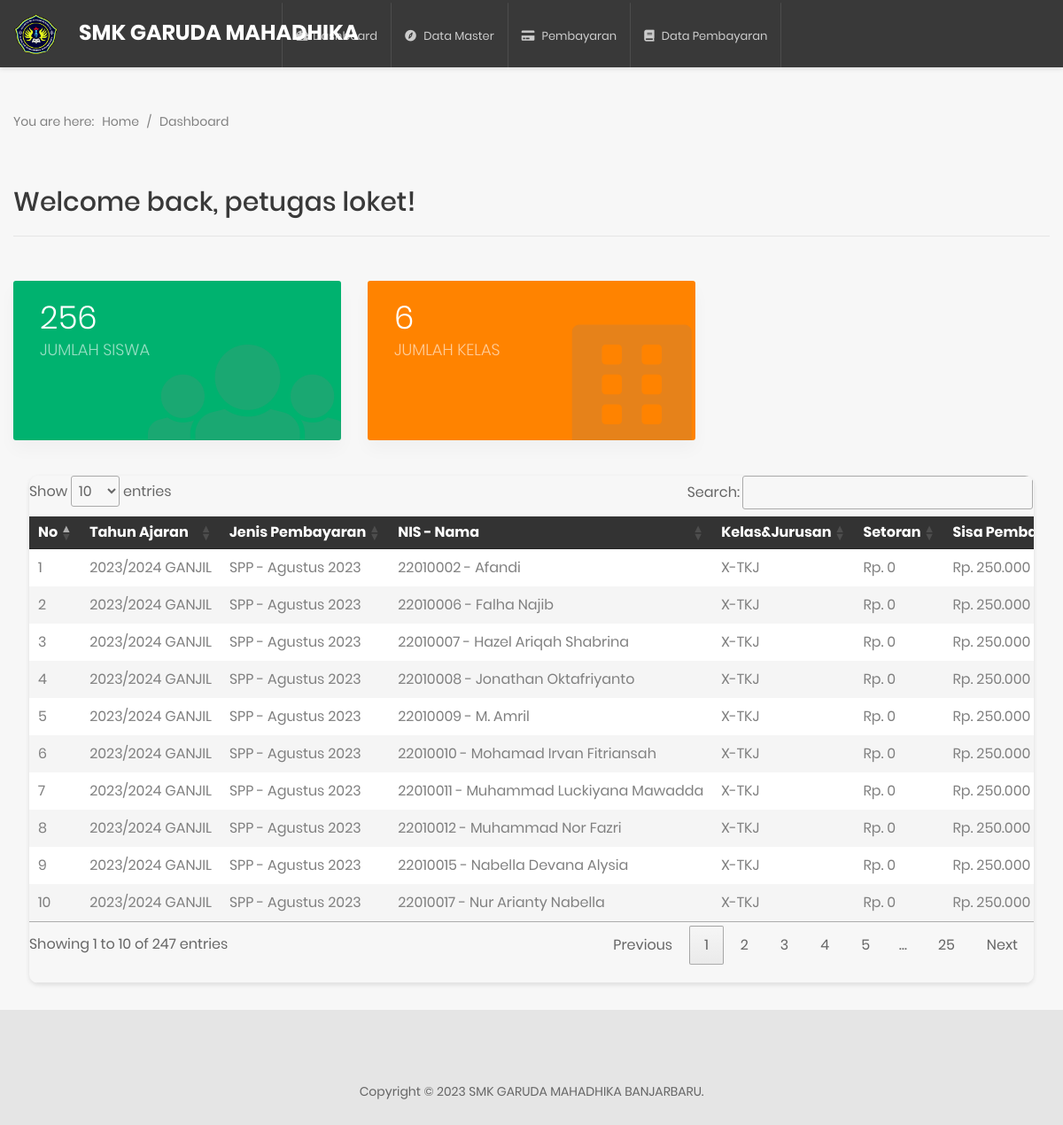
The page /petugas/index.php (signed in) on the database its author committed.
### tables this page shows
CREATE TABLE `user` (
  `id` int(12) NOT NULL,
  `username` varchar(50) NOT NULL,
  `password` varchar(50) NOT NULL,
  `nama_lengkap` varchar(50) NOT NULL,
  `status` enum('petugasloket','operator','Guru','Kepsek','admsek','siswa','alumni','orangtua') NOT NULL
);

CREATE TABLE `tagihan` (
  `id_tagihan` int(11) NOT NULL,
  `NIS` varchar(50) NOT NULL,
  `jenispem` varchar(50) NOT NULL,
  `jatuhtempo` date DEFAULT NULL,
  `pembayaran` varchar(50) NOT NULL,
  `nominal` varchar(50) NOT NULL,
  `Semester` varchar(50) NOT NULL,
  `bayar` varchar(50) DEFAULT NULL,
  `sisa_bayar` varchar(50) DEFAULT NULL,
  `status` varchar(50) NOT NULL,
  `tanggal_bayar` varchar(20) DEFAULT NULL
);

CREATE TABLE `siswa` (
  `id_siswa` int(11) NOT NULL,
  `NIS` varchar(25) NOT NULL,
  `nama_siswa` varchar(255) NOT NULL,
  `id_kls` int(11) NOT NULL,
  `jurusan` varchar(25) NOT NULL,
  `tahunajaran` varchar(25) NOT NULL,
  `email` varchar(50) NOT NULL,
  `alamat_siswa` varchar(50) NOT NULL,
  `notelp_siswa` varchar(50) NOT NULL,
  `pasfoto` varchar(50) NOT NULL,
  `status_siswa` enum('Aktif','Alumni','DO') NOT NULL
);

CREATE TABLE `kelas` (
  `id_kelas` int(11) NOT NULL,
  `nama_kelas` varchar(50) NOT NULL
);

### petugas/awal.php (the view, shortened to what this page needs)
<?php include 'comp/header.php'; ?>
<div class="page-content--bgf7">
    <section class="au-breadcrumb2">
        <div class="container">
            <div class="row">
                <div class="col-md-12">
                    <div class="au-breadcrumb-content">
                        <div class="au-breadcrumb-left">
                            <span class="au-breadcrumb-span">You are here:</span>
                            <ul class="list-unstyled list-inline au-breadcrumb__list">
                                <li class="list-inline-item active">
                                    <a href="#">Home</a>
                                </li>
                                <li class="list-inline-item seprate">
                                    <span>/</span>
                                </li>
                                <li class="list-inline-item">Dashboard</li>
                            </ul>
                        </div>
                    </div>
                </div>
            </div>
        </div>
    </section>
    <section class="welcome p-t-10">
        <div class="container">
            <div class="row">
                <div class="col-md-12">
                    <h1 class="title-4">Welcome back,
                        <span><?php echo $adm['nama_lengkap']; ?>!</span>
                    </h1>
                    <hr class="line-seprate">
                </div>
            </div>
        </div>
    </section>
    <section class="statistic statistic2">
        <div class="container">
            <div class="row">
                <div class="col-md-6 col-lg-4">
                    <div class="statistic__item statistic__item--green">
                        <h2 class="number"><?= stat_siswa() ?></h2>
                        <span class="desc">Jumlah Siswa</span>
                        <div class="icon">
                            <i class="fa fa-users"></i>
                        </div>
                    </div>
                </div>
                <div class="col-md-6 col-lg-4">
                    <div class="statistic__item statistic__item--orange">
                        <h2 class="number"><?= stat_kelas() ?></h2>
                        <span class="desc">Jumlah Kelas</span>
                        <div class="icon">
                            <i class="fa fa-building" aria-hidden="true"></i>
                        </div>
                    </div>
                </div>
            </div>
        </div>
        <div class="row">
            <div class="table-responsive table--no-card m-b-30 ml-5 mr-5">
                <table id="myTable" class="table table-borderless table-striped table-earning">
                    <thead>
                        <tr>
                            <th>No</th>
                            <th>Tahun Ajaran</th>
                            <th>Jenis Pembayaran</th>
                            <th>NIS - Nama</th>
                            <th>Kelas&Jurusan</th>
                            <th>Setoran</th>
                            <th>Sisa Pembayaran</th>
                        </tr>
                    </thead>
                    <?php
                    $no = 1;
                    ?>
                    <tbody>
                        <?php
                        $waktu = date('d-m-Y');
                        $bulanIndo = [
                            '01' => 'Januari',
                            '02' => 'Februari',
                            '03' => 'Maret',
                            '04' => 'April',
                            '05' => 'Mei',
                            '06' => 'Juni',
                            '07' => 'Juli',
                            '08' => 'Agustus',
                            '09' => 'September',
                            '10' => 'Oktober',
                            '11' => 'November',
                            '12' => 'Desember',
                        ];
                        $tgl     = $bulanIndo[date('m', strtotime($waktu))] . "  " . date('Y', strtotime($waktu));
                        $siswa = mysqli_query($koneksi, "SELECT * from tagihan inner join siswa on tagihan.NIS=siswa.NIS inner join kelas on siswa.id_kls=kelas.id_kelas WHERE status='Belum Terbayarkan' AND pembayaran LIKE '%" . $tgl . "%'");
                        while ($pro = mysqli_fetch_array($siswa)) {
                        ?>
                            <tr>
                                <td><?= $no++;  ?></td>
                                <td><?= $pro['jenispem']; ?></td>
                                <td><?= $pro['pembayaran']; ?></td>
                                <td><?= $pro['NIS']; ?> - <?= $pro['nama_siswa']; ?></td>
                                <td><?= $pro['nama_kelas']; ?>-<?= $pro['jurusan']; ?></td>
                                <td>Rp. <?= number_format($pro['bayar'], 0, ',', '.'); ?></td>
                                <td>Rp. <?= number_format($pro['sisa_bayar'], 0, ',', '.'); ?></td>
                            </tr>
                        <?php } ?>
                    </tbody>
                </table>
                <hr class="line-seprate">
            </div>
        </div>
</div>

### petugas/comp/header.php (shortened to what this page needs)
<?php require '../fungsi/fungsi.php';
?>
<?php foreach (summon_admin() as $adm) : ?>
    <!DOCTYPE html>
    <html lang="en">
    <head>
        <link href="<?= url() ?>css/font-face.css" rel="stylesheet" media="all">
        <link href="<?= url() ?>vendor/font-awesome-4.7/css/font-awesome.min.css" rel="stylesheet" media="all">
        <link href="<?= url() ?>vendor/font-awesome-5/css/fontawesome-all.min.css" rel="stylesheet" media="all">
        <link href="<?= url() ?>vendor/mdi-font/css/material-design-iconic-font.min.css" rel="stylesheet" media="all">
        <link href="<?= url() ?>vendor/bootstrap-4.1/bootstrap.min.css" rel="stylesheet" media="all">
        <link rel="stylesheet" href="https://cdn.datatables.net/1.13.4/css/jquery.dataTables.css" />
        <link href="https://cdn.jsdelivr.net/npm/select2@4.1.0-rc.0/dist/css/select2.min.css" rel="stylesheet" />
        <link href="<?= url() ?>vendor/animsition/animsition.min.css" rel="stylesheet" media="all">
        <link href="<?= url() ?>vendor/bootstrap-progressbar/bootstrap-progressbar-3.3.4.min.css" rel="stylesheet" media="all">
        <link href="<?= url() ?>vendor/wow/animate.css" rel="stylesheet" media="all">
        <link href="<?= url() ?>vendor/css-hamburgers/hamburgers.min.css" rel="stylesheet" media="all">
        <link href="<?= url() ?>vendor/slick/slick.css" rel="stylesheet" media="all">
        <link href="<?= url() ?>vendor/select2/select2.min.css" rel="stylesheet" media="all">
        <link href="<?= url() ?>vendor/perfect-scrollbar/perfect-scrollbar.css" rel="stylesheet" media="all">
        <link href="<?= url() ?>css/theme.css" rel="stylesheet" media="all">
    </head>
    <body class="animsition">
        <div class="page-wrapper">
            <header class="header-desktop3 d-none d-lg-block">
                <div class="section__content section__content--p35">
                    <div class="header3-wrap">
                        <div class="header__logo">
                            <div class="img-cir">
                                <a href="#">
                                    <?= gambar("logo.png", "50") ?>
                                </a>
                            </div>
                            <h3 class="ml-4" style="color: WHITE;">SMK GARUDA MAHADHIKA</h3>
                        </div>
                        <div class="header__navbar">
                            <ul class="list-unstyled">
                                <li class="has-sub">
                                    <a href="index.php">
                                        <i class="fas fa-tachometer-alt"></i>Dashboard
                                    </a>
                                </li>
                                <li class="has-sub">
                                    <a href="#">
                                        <i class="fa fa-compass" aria-hidden="true"></i>
                                        <span class="bot-line"></span>Data Master</a>
                                </li>
                                <li class="has-sub">
                                    <a href="?m=list">
                                        <i class="fa fa-credit-card" aria-hidden="true"></i>
                                        <span class="bot-line"></span>Pembayaran</a>
                                </li>
                                <li class="has-sub">
                                    <a href="#">
                                        <i class="fa fa-book" aria-hidden="true"></i>
                                        <span class="bot-line"></span>Data Pembayaran</a>
                                </li>
                            </ul>
                        </div>
                        <div class="header__tool">
                            <div class="account-wrap">
                                <div class="account-item account-item--style2 clearfix js-item-menu">
                                    <div class="image">
                                    </div>
                                </div>
                            </div>
                        </div>
                    </div>
                </div>
            </header>
        <?php endforeach; ?>

### config/config.php (shortened to what this page needs)
<?php
function gambar($img, $size)
{
    echo '<img src="//localhost:8080/AplikasiLayananInformasiAkademik/assets/images/' . $img . '" width="' . $size . '">';
}
function url()
{
    return $url = "//localhost:8080/AplikasiLayananInformasiAkademik/assets/";
}

### rows shown on the page
user: nama_lengkap "petugas loket"
tagihan: jenispem "2023/2024 GANJIL", pembayaran "SPP - Agustus 2023", siswa.NIS "22010002", siswa.nama_siswa "Afandi", kelas.nama_kelas "X", siswa.jurusan "TKJ", bayar "0", sisa_bayar "250.000"
tagihan: jenispem "2023/2024 GANJIL", pembayaran "SPP - Agustus 2023", siswa.NIS "22010006", siswa.nama_siswa "Falha Najib", kelas.nama_kelas "X", siswa.jurusan "TKJ", bayar "0", sisa_bayar "250.000"
tagihan: jenispem "2023/2024 GANJIL", pembayaran "SPP - Agustus 2023", siswa.NIS "22010007", siswa.nama_siswa "Hazel Ariqah Shabrina", kelas.nama_kelas "X", siswa.jurusan "TKJ", bayar "0", sisa_bayar "250.000"
tagihan: jenispem "2023/2024 GANJIL", pembayaran "SPP - Agustus 2023", siswa.NIS "22010008", siswa.nama_siswa "Jonathan Oktafriyanto", kelas.nama_kelas "X", siswa.jurusan "TKJ", bayar "0", sisa_bayar "250.000"
tagihan: jenispem "2023/2024 GANJIL", pembayaran "SPP - Agustus 2023", siswa.NIS "22010009", siswa.nama_siswa "M. Amril", kelas.nama_kelas "X", siswa.jurusan "TKJ", bayar "0", sisa_bayar "250.000"
tagihan: jenispem "2023/2024 GANJIL", pembayaran "SPP - Agustus 2023", siswa.NIS "22010010", siswa.nama_siswa "Mohamad Irvan Fitriansah", kelas.nama_kelas "X", siswa.jurusan "TKJ", bayar "0", sisa_bayar "250.000"
tagihan: jenispem "2023/2024 GANJIL", pembayaran "SPP - Agustus 2023", siswa.NIS "22010011", siswa.nama_siswa "Muhammad Luckiyana Mawadda", kelas.nama_kelas "X", siswa.jurusan "TKJ", bayar "0", sisa_bayar "250.000"
tagihan: jenispem "2023/2024 GANJIL", pembayaran "SPP - Agustus 2023", siswa.NIS "22010012", siswa.nama_siswa "Muhammad Nor Fazri", kelas.nama_kelas "X", siswa.jurusan "TKJ", bayar "0", sisa_bayar "250.000"
tagihan: jenispem "2023/2024 GANJIL", pembayaran "SPP - Agustus 2023", siswa.NIS "22010015", siswa.nama_siswa "Nabella Devana Alysia", kelas.nama_kelas "X", siswa.jurusan "TKJ", bayar "0", sisa_bayar "250.000"
tagihan: jenispem "2023/2024 GANJIL", pembayaran "SPP - Agustus 2023", siswa.NIS "22010017", siswa.nama_siswa "Nur Arianty Nabella", kelas.nama_kelas "X", siswa.jurusan "TKJ", bayar "0", sisa_bayar "250.000"

### other values the page prints
$row['jsiswa'] "256"
$row['jkelas'] "6"
